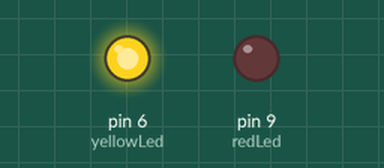
Simulated run of this sketch. Board: Arduino Uno, built with avr-gcc and run on an emulated ATmega328P. Shown: output pins drawn as LEDs (lit = HIGH).

Above: at 0.1 s.
At 2.9 s:
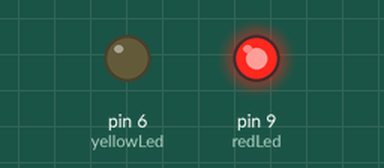
At 7.1 s:
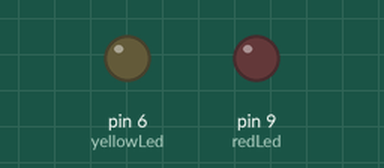
Timing chart, 0 to 7.4 s (numbered marks = the images above):
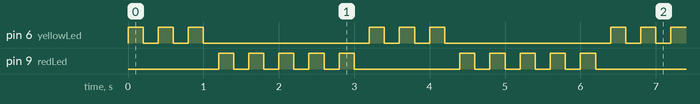

Measured:
- by itself, pin 6 (yellowLed): repeats every 3.2 s: 2 × (LOW 0.20 s, HIGH 0.20 s), LOW 2.2 s, HIGH 0.20 s
- by itself, pin 9 (redLed): repeats every 3.2 s: 4 × (LOW 0.20 s, HIGH 0.20 s), LOW 1.4 s, HIGH 0.20 s
- by itself, everything shown: repeats every 3.2 s, in 16 steps

The sketch:

forloops.ino
```cpp
int yellowLed = 6;
int redLed = 9;
int del = 200;
int yellowBlink = 3;
int redBlink = 5;
int j;

void setup() {
  // put your setup code here, to run once:
pinMode (yellowLed,OUTPUT);
pinMode (redLed, OUTPUT);
Serial.begin(9600);

}

void loop() {
  // put your main code here, to run repeatedly:
for(j=1;j<=yellowBlink;j=j+1){
digitalWrite (yellowLed,HIGH);
delay(del);
digitalWrite (yellowLed,LOW);
delay(del);
}
for (j=1;j<=redBlink;j=j+1){
digitalWrite (redLed,HIGH);
delay (del);
digitalWrite (redLed,LOW);
delay (del);
}


}
```
